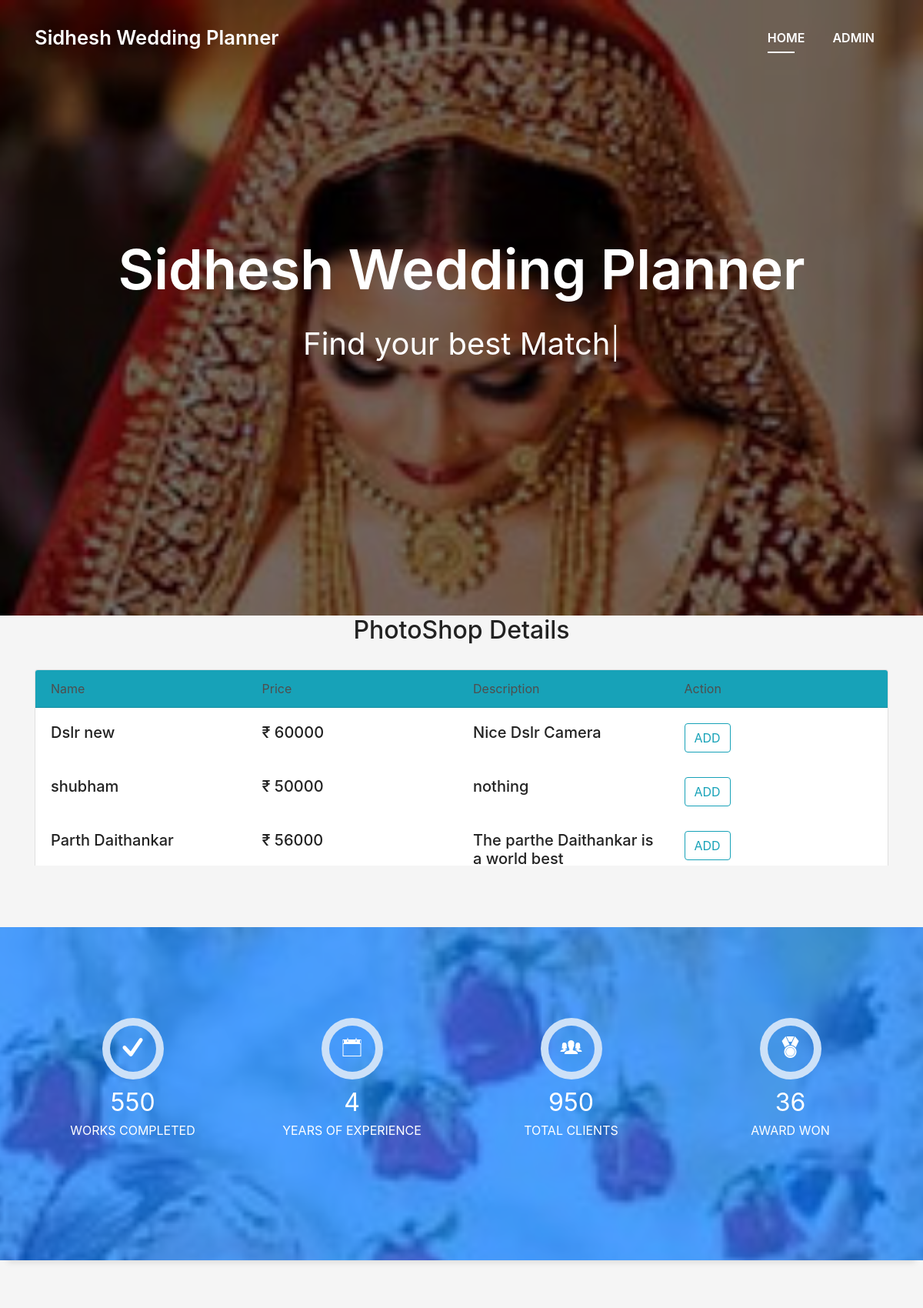
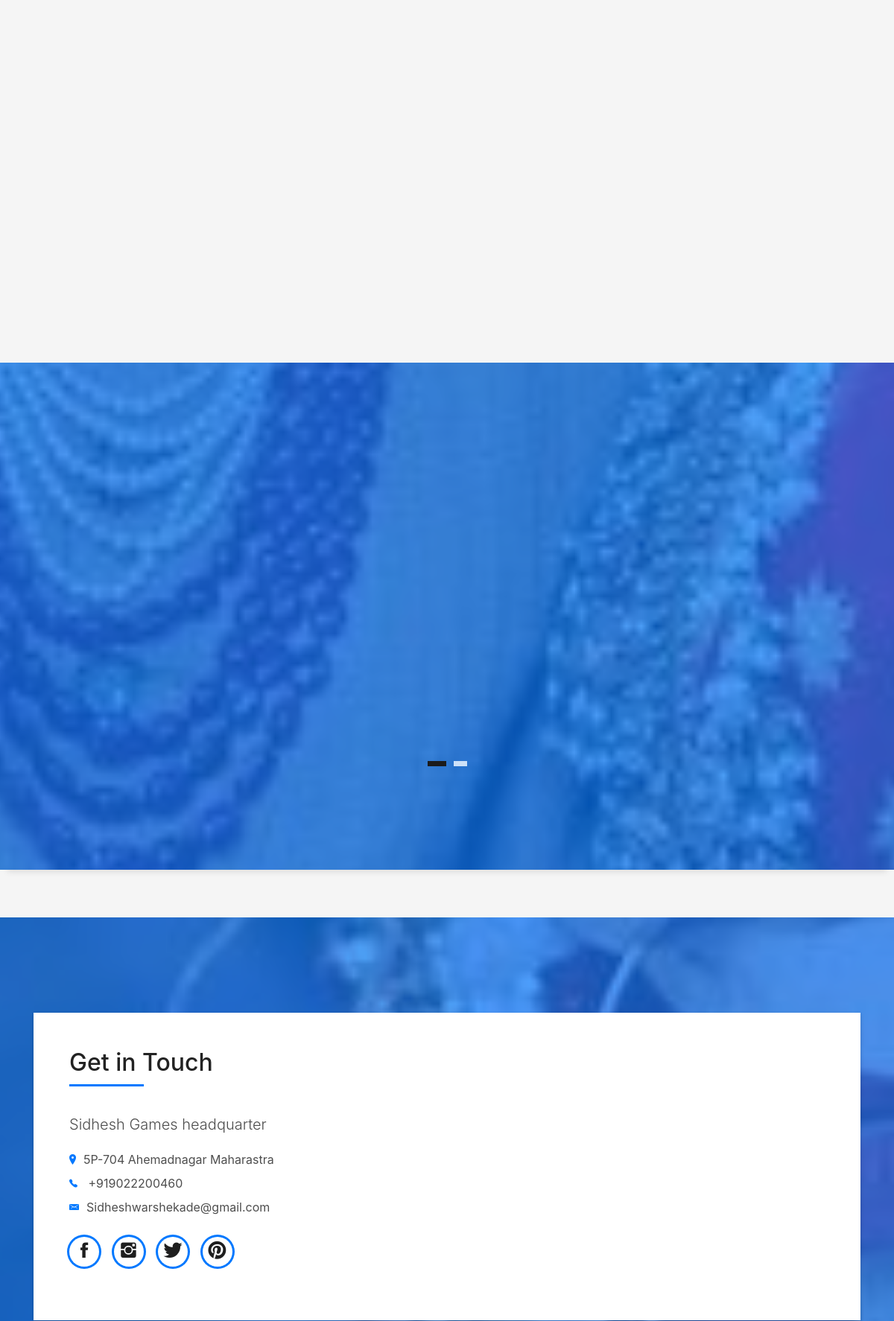
Screenshot of /photo.php (signed in, upper part) with the database file from the repository (2 pictures, top to bottom).
### tables this page shows
CREATE TABLE `photoshop` (
  `pid` int(11) NOT NULL,
  `name` varchar(30) NOT NULL,
  `price` varchar(30) NOT NULL,
  `descr` varchar(90) NOT NULL
);

### photo.php (the view, shortened to what this page needs)
<?php
  include('action.php');
?>
<!DOCTYPE html>
<html lang="en">
<head>
  <link href="lib/bootstrap/css/bootstrap.min.css" rel="stylesheet">
  <link href="lib/font-awesome/css/font-awesome.min.css" rel="stylesheet">
  <link href="lib/animate/animate.min.css" rel="stylesheet">
  <link href="lib/ionicons/css/ionicons.min.css" rel="stylesheet">
  <link href="lib/owlcarousel/assets/owl.carousel.min.css" rel="stylesheet">
  <link href="lib/lightbox/css/lightbox.min.css" rel="stylesheet">
  <link href="css/style.css" rel="stylesheet">
</head>
<body id="page-top">
  <nav class="navbar navbar-b navbar-trans navbar-expand-md fixed-top" id="mainNav">
    <div class="container">
      <a class="navbar-brand js-scroll" href="#page-top">Sidhesh Wedding Planner</a>
      <div class="navbar-collapse collapse justify-content-end" id="navbarDefault">
        <ul class="navbar-nav">
          <li class="nav-item">
            <a class="nav-link js-scroll active" href="profile.php">Home</a>
          </li>
           <li class="nav-item">
            <a class="nav-link js-scroll" href="user_profile.php"><?php echo $_SESSION['uname']; ?></a>
          </li>
        </ul>
      </div>
    </div>
  </nav>
  <div id="home" class="intro route bg-image" style="background-image: url(img/wed3.jpg)">
    <div class="overlay-itro"></div>
    <div class="intro-content display-table">
      <div class="table-cell">
        <div class="container">
          <h1 class="intro-title mb-4">Sidhesh Wedding Planner</h1>
          <p class="intro-subtitle"><span class="text-slider-items">Find your best Match,Make Your Wedding Memorable,Hire Us. Rest on Us</span><strong class="text-slider"></strong></p>
        </div>
      </div>
    </div>
  </div>
<div id="#das">
 <h2 class="text-center">PhotoShop Details</h2>
  <br>
   <div class="container">
     <div class="card">
       <div class="card-header bg-info">
         <div class="row">
           <div class="col-md-3">Name</div>
           <div class="col-md-3">Price</div>
           <div class="col-md-3">Description</div>
           <div class="col-md-3">Action</div>
         </div>
       </div>
        <div class="card-body">
         <?php
            if (isset($_SESSION['uname'])) {
              $sql="SELECT * FROM photoshop";
              $run=mysqli_query($con,$sql);
              while ($row=mysqli_fetch_array($run)) {
                $name=$row['name'];
                $pid=$row['pid'];
                $price=$row['price'];
                $desc=$row['descr'];
                  echo " <div class='row'>
                        <div class='col-md-3'><h5>$name</h5></div>
                        <div class='col-md-3'><h5>₹ $price</h5></div>
                        <div class='col-md-3'><h5>$desc</h5></div>
                        <div class='col-md-3'><h5><div class='btn btn-outline-info add6' rname='$name' rid='$pid'>ADD</div></h5></div>
                       </div><br>";
              }
            }
          ?>
       </div>
     </div>
   </div>
</div>
  <div class="section-counter paralax-mf bg-image" style="background-image: url(img/wed.jpg)">
    <div class="overlay-mf"></div>
    <div class="container">
      <div class="row">
        <div class="col-sm-3 col-lg-3">
          <div class="counter-box counter-box pt-4 pt-md-0">
            <div class="counter-ico">
              <span class="ico-circle"><i class="ion-checkmark-round"></i></span>
            </div>
            <div class="counter-num">
              <p class="counter">550</p>
              <span class="counter-text">WORKS COMPLETED</span>
            </div>
          </div>
        </div>
        <div class="col-sm-3 col-lg-3">
          <div class="counter-box pt-4 pt-md-0">
            <div class="counter-ico">
              <span class="ico-circle"><i class="ion-ios-calendar-outline"></i></span>
            </div>
            <div class="counter-num">
              <p class="counter">4</p>
              <span class="counter-text">YEARS OF EXPERIENCE</span>
            </div>
          </div>
        </div>
        <div class="col-sm-3 col-lg-3">
          <div class="counter-box pt-4 pt-md-0">
            <div class="counter-ico">
              <span class="ico-circle"><i class="ion-ios-people"></i></span>
            </div>
            <div class="counter-num">
              <p class="counter">950</p>
              <span class="counter-text">TOTAL CLIENTS</span>
            </div>
          </div>
        </div>
        <div class="col-sm-3 col-lg-3">
          <div class="counter-box pt-4 pt-md-0">
            <div class="counter-ico">
              <span class="ico-circle"><i class="ion-ribbon-a"></i></span>
            </div>
            <div class="counter-num">
              <p class="counter">36</p>
              <span class="counter-text">AWARD WON</span>
            </div>
          </div>
        </div>
      </div>
    </div>
  </div>
 <section id="about" class="about-mf sect-pt4 route">
    <div class="container">
      <div class="row">
        <div class="col-sm-12">
          <div class="box-shadow-full">
            <div class="row">
              <div class="col-md-6">
                    <div class="about-img">
                      <img src="img/wed2.jpg" class="img-fluid rounded b-shadow-a" alt="">
                    </div>
              </div>
              <div class="col-md-6">
                <div class="about-me pt-4 pt-md-0">
                  <div class="title-box-2">
                    <h5 class="title-left">
                    </h5>
                  </div>
                </div>
              </div>
            </div>
          </div>
        </div>
      </div>
    </div>
  </section>
  <div class="testimonials paralax-mf bg-image" style="background-image: url(img/wed1.jpeg)">
    <div class="container">
      <div class="row">
        <div class="col-md-12">
          <div id="testimonial-mf" class="owl-carousel owl-theme">
            <div class="testimonial-box">
              <div class="author-test">
                <img src="img/rajesh.jpeg" alt="" class="rounded-circle b-shadow-a" style="height: 250px; width: 250px;">
                <span class="author">Aishwarya </span>
              </div>
              <div class="content-test">
                <span class="comit"><i class="fa fa-quote-right"></i></span>
              </div>
            </div>
          </div>
        </div>
      </div>
    </div>
  </div>
  <section class="paralax-mf footer-paralax bg-image sect-mt4 route" style="background-image: url(img/wed2.jpg)">
    <div class="container">
      <div class="row">
        <div class="col-sm-12">
          <div class="contact-mf">
            <div id="contact" class="box-shadow-full">
              <div class="row">
                <div class="col-md-6">
                  <div class="title-box-2 pt-4 pt-md-0">
                    <h5 class="title-left">
                      Get in Touch
                    </h5>
                  </div>
                  <div class="more-info">
                    <p class="lead">
                      Sidhesh Games headquarter
                     </p>
                     <ul class="list-ico">
                      <li><span class="ion-ios-location"></span>5P-704 Ahemadnagar Maharastra</li>
                      <li><span class="ion-ios-telephone"></span> +919022200460</li>
                      <li><span class="ion-email"></span>Sidheshwarshekade@gmail.com</li>
                    </ul>
                  </div>
                  <div class="socials">
                    <ul>
                      <li><a href=""><span class="ico-circle"><i class="ion-social-facebook"></i></span></a></li>
                      <li><a href=""><span class="ico-circle"><i class="ion-social-instagram"></i></span></a></li>
                      <li><a href=""><span class="ico-circle"><i class="ion-social-twitter"></i></span></a></li>
                      <li><a href=""><span class="ico-circle"><i class="ion-social-pinterest"></i></span></a></li>
                    </ul>
                  </div>
                </div>
              </div>
            </div>
          </div>
        </div>
      </div>
    </div>
  </section>
</body>
</html>

### rows the page displays
photoshop: name "Dslr new", price "60000", descr "Nice Dslr Camera"
photoshop: name "shubham", price "50000", descr "nothing"
photoshop: name "Parth Daithankar", price "56000", descr "The parthe Daithankar is a world best photography"

### other values shown
$_SESSION['uname'] "ADMIN"
